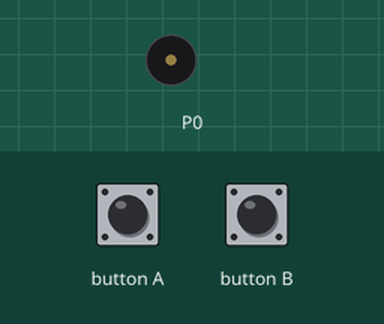
This program was run on a simulated BBC micro:bit (MakeCode). Shown: buzzer (waves = sounding). Inputs (shaded band) come from the test bench.

Above: at 1.2 s.
1.3 s: button A pressed for 0.15 s
At 1.8 s:
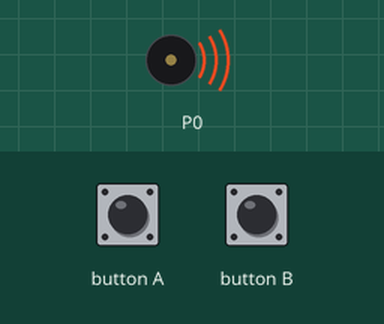
4.4 s: button B pressed for 0.15 s
Timing chart, 0 to 7.4 s (numbered marks = the images above; inputs shaded):
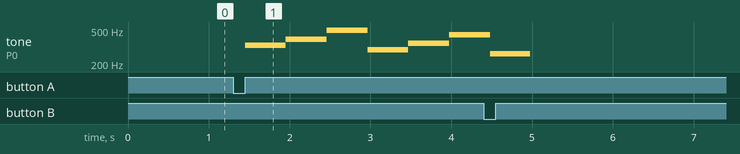

Measured:
- after the input at 1.3 s, tone on P0: plays 330 Hz for 0.51 s, 392 Hz for 0.51 s, 494 Hz for 0.51 s, 294 Hz for 0.51 s, 349 Hz for 0.51 s, 440 Hz for 0.42 s, starting after 0.15 s

The program:

main.ts
```typescript
let cyklus = 0
input.onButtonPressed(Button.A, function on_button_pressed_a() {

    music.setVolume(160)
    cyklus = 200
    for (let index = 0; index < cyklus; index++) {
        music.playTone(330, music.beat(BeatFraction.Whole))
        music.playTone(392, music.beat(BeatFraction.Whole))
        music.playTone(494, music.beat(BeatFraction.Whole))
        music.playTone(294, music.beat(BeatFraction.Whole))
        music.playTone(349, music.beat(BeatFraction.Whole))
        music.playTone(440, music.beat(BeatFraction.Whole))
        music.playTone(262, music.beat(BeatFraction.Whole))
        music.playTone(330, music.beat(BeatFraction.Whole))
        music.playTone(392, music.beat(BeatFraction.Whole))
        music.rest(music.beat(BeatFraction.Double))
    }
})
input.onButtonPressed(Button.B, function on_button_pressed_b() {

    cyklus = 0
    music.setVolume(0)
})
```

test.ts
```typescript
// sem patria testy; keď sa tento balík použije ako rozšírenie, nebudú sa kompilovať.
```
